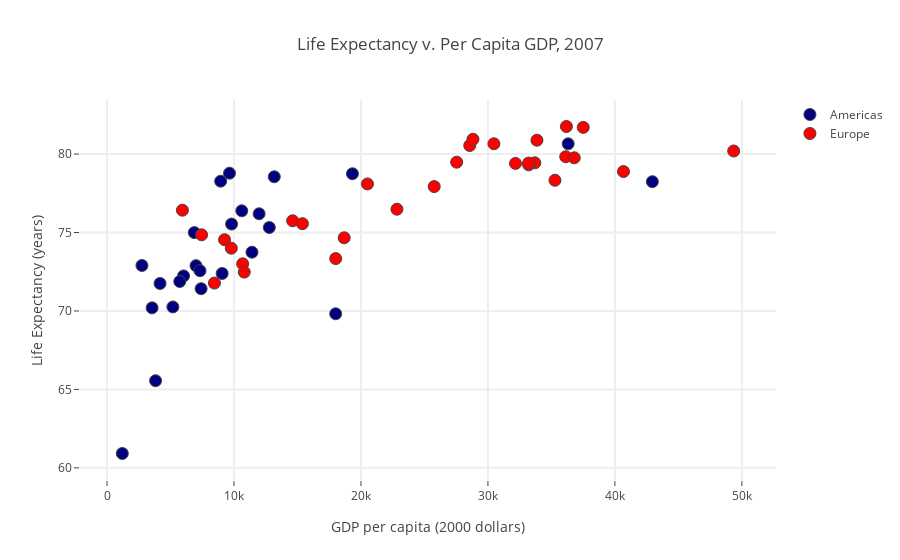

Here is the notebook cell this chart was saved with:
### Markdown cell above
### 2. Plotly Example

### Code cell
df = pd.read_csv('https://raw.githubusercontent.com/yankev/test/master/life-expectancy-per-GDP-2007.csv')

americas = df[(df.continent=='Americas')]
europe = df[(df.continent=='Europe')]

trace_comp0 = go.Scatter(
    x=americas.gdp_percap,
    y=americas.life_exp,
    mode='markers',
    marker=dict(size=12,
                line=dict(width=1),
                color="navy"
               ),
    name='Americas',
    text=americas.country,
    )

trace_comp1 = go.Scatter(
    x=europe.gdp_percap,
    y=europe.life_exp,
    mode='markers',
    marker=dict(size=12,
                line=dict(width=1),
                color="red"
               ),
    name='Europe',
    text=europe.country,
        )

data_comp = [trace_comp0, trace_comp1]
layout_comp = go.Layout(
    title='Life Expectancy v. Per Capita GDP, 2007',
    hovermode='closest',
    xaxis=dict(
        title='GDP per capita (2000 dollars)',
        ticklen=5,
        zeroline=False,
        gridwidth=2,
    ),
    yaxis=dict(
        title='Life Expectancy (years)',
        ticklen=5,
        gridwidth=2,
    ),
)
fig_comp = go.Figure(data=data_comp, layout=layout_comp)
po.iplot(fig_comp)

### Figure 1 — Plotly figure (JSON) as saved in the notebook; plotly's stock layout.template omitted (floating-point values rounded to 4 significant figures)
{"data": [{"marker": {"color": "navy", "line": {"width": 1}, "size": 12}, "mode": "markers", "name": "Americas", "text": ["Country: Argentina<br>Population: 40301927.0", "Country: Bolivia<br>Population: 9119152.0", "Country: Brazil<br>Population: 190010647.0", "Country: Canada<br>Population: 33390141.0", "Country: Chile<br>Population: 16284741.0", "Country: Colombia<br>Population: 44227550.0", "Country: Costa Rica<br>Population: 4133884.0", "Country: Cuba<br>Population: 11416987.0", "Country: Dominican Republic<br>Population: 9319622.0", "Country: Ecuador<br>Population: 13755680.0", "Country: El Salvador<br>Population: 6939688.0", "Country: Guatemala<br>Population: 12572928.0", "Country: Haiti<br>Population: 8502814.0", "Country: Honduras<br>Population: 7483763.0", "Country: Jamaica<br>Population: 2780132.0", "Country: Mexico<br>Population: 108700891.0", "Country: Nicaragua<br>Population: 5675356.0", "Country: Panama<br>Population: 3242173.0", "Country: Paraguay<br>Population: 6667147.0", "Country: Peru<br>Population: 28674757.0", "Country: Puerto Rico<br>Population: 3942491.0", "Country: Trinidad and Tobago<br>Population: 1056608.0", "Country: United States<br>Population: 301139947.0", "Country: Uruguay<br>Population: 3447496.0", "Country: Venezuela<br>Population: 26084662.0"], "type": "scatter", "x": [12780.0, 3822.0, 9066.0, 36320.0, 13170.0, 7007.0, 9645.0, 8948.0, 6025.0, 6873.0, 5728.0, 5186.0, 1202.0, 3548.0, 7321.0, 11980.0, 2749.0, 9809.0, 4173.0, 7409.0, 19330.0, 18010.0, 42950.0, 10610.0, 11420.0], "y": [75.32, 65.55, 72.39, 80.65, 78.55, 72.89, 78.78, 78.27, 72.23, 74.99, 71.88, 70.26, 60.92, 70.2, 72.57, 76.19, 72.9, 75.54, 71.75, 71.42, 78.75, 69.82, 78.24, 76.38, 73.75]}, {"marker": {"color": "red", "line": {"width": 1}, "size": 12}, "mode": "markers", "name": "Europe", "text": ["Country: Albania<br>Population: 3600523.0", "Country: Austria<br>Population: 8199783.0", "Country: Belgium<br>Population: 10392226.0", "Country: Bosnia and Herzegovina<br>Population: 4552198.0", "Country: Bulgaria<br>Population: 7322858.0", "Country: Croatia<br>Population: 4493312.0", "Country: Czech Republic<br>Population: 10228744.0", "Country: Denmark<br>Population: 5468120.0", "Country: Finland<br>Population: 5238460.0", "Country: France<br>Population: 61083916.0", "Country: Germany<br>Population: 82400996.0", "Country: Greece<br>Population: 10706290.0", "Country: Hungary<br>Population: 9956108.0", "Country: Iceland<br>Population: 301931.0", "Country: Ireland<br>Population: 4109086.0", "Country: Italy<br>Population: 58147733.0", "Country: Montenegro<br>Population: 684736.0", "Country: Netherlands<br>Population: 16570613.0", "Country: Norway<br>Population: 4627926.0", "Country: Poland<br>Population: 38518241.0", "Country: Portugal<br>Population: 10642836.0", "Country: Romania<br>Population: 22276056.0", "Country: Serbia<br>Population: 10150265.0", "Country: Slovak Republic<br>Population: 5447502.0", "Country: Slovenia<br>Population: 2009245.0", "Country: Spain<br>Population: 40448191.0", "Country: Sweden<br>Population: 9031088.0", "Country: Switzerland<br>Population: 7554661.0", "Country: Turkey<br>Population: 71158647.0", "Country: United Kingdom<br>Population: 60776238.0"], "type": "scatter", "x": [5937.0, 36130.0, 33690.0, 7446.0, 10680.0, 14620.0, 22830.0, 35280.0, 33210.0, 30470.0, 32170.0, 27540.0, 18010.0, 36180.0, 40680.0, 28570.0, 9254.0, 36800.0, 49360.0, 15390.0, 20510.0, 10810.0, 9787.0, 18680.0, 25770.0, 28820.0, 33860.0, 37510.0, 8458.0, 33200.0], "y": [76.42, 79.83, 79.44, 74.85, 73.0, 75.75, 76.49, 78.33, 79.31, 80.66, 79.41, 79.48, 73.34, 81.76, 78.89, 80.55, 74.54, 79.76, 80.2, 75.56, 78.1, 72.48, 74.0, 74.66, 77.93, 80.94, 80.88, 81.7, 71.78, 79.42]}], "layout": {"hovermode": "closest", "title": "Life Expectancy v. Per Capita GDP, 2007", "xaxis": {"gridwidth": 2, "ticklen": 5, "title": "GDP per capita (2000 dollars)", "zeroline": false}, "yaxis": {"gridwidth": 2, "ticklen": 5, "title": "Life Expectancy (years)"}}}
